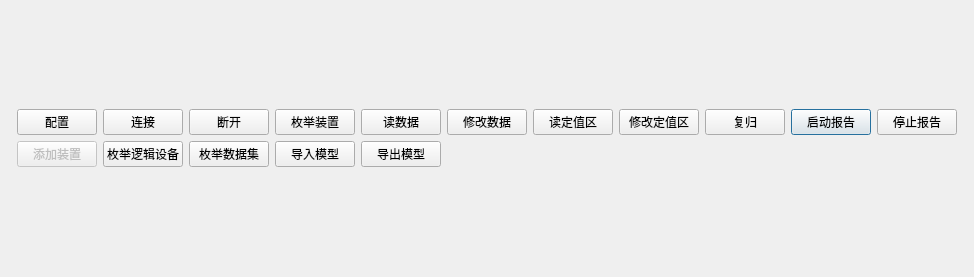
<?xml version="1.0" encoding="UTF-8"?>
<ui version="4.0">
 <class>QPpSttIotEngineClientWidget</class>
 <widget class="QDialog" name="QPpSttIotEngineClientWidget">
  <property name="windowModality">
   <enum>Qt::WindowModal</enum>
  </property>
  <property name="geometry">
   <rect>
    <x>0</x>
    <y>0</y>
    <width>903</width>
    <height>277</height>
   </rect>
  </property>
  <property name="windowTitle">
   <string>IotProtcoClient</string>
  </property>
  <layout class="QVBoxLayout" name="verticalLayout_2">
   <item>
    <layout class="QVBoxLayout" name="m_wndVertOptrLayout">
     <item>
      <layout class="QGridLayout" name="m_gridLayOutOptr" rowstretch="0,0">
       <property name="leftMargin">
        <number>6</number>
       </property>
       <property name="topMargin">
        <number>6</number>
       </property>
       <property name="rightMargin">
        <number>6</number>
       </property>
       <property name="bottomMargin">
        <number>6</number>
       </property>
       <item row="0" column="9">
        <widget class="QPushButton" name="m_btnStartRpt">
         <property name="text">
          <string>启动报告</string>
         </property>
        </widget>
       </item>
       <item row="0" column="8">
        <widget class="QPushButton" name="m_btnReset">
         <property name="text">
          <string>复归</string>
         </property>
        </widget>
       </item>
       <item row="0" column="6">
        <widget class="QPushButton" name="m_btnReadZone">
         <property name="text">
          <string>读定值区</string>
         </property>
        </widget>
       </item>
       <item row="0" column="7">
        <widget class="QPushButton" name="m_btnWriteZone">
         <property name="text">
          <string>修改定值区</string>
         </property>
        </widget>
       </item>
       <item row="0" column="4">
        <widget class="QPushButton" name="m_btnReadDataset">
         <property name="text">
          <string>读数据</string>
         </property>
        </widget>
       </item>
       <item row="0" column="1">
        <widget class="QPushButton" name="m_btnConnectDevice">
         <property name="text">
          <string>连接</string>
         </property>
        </widget>
       </item>
       <item row="0" column="12">
        <spacer name="horizontalSpacer">
         <property name="orientation">
          <enum>Qt::Horizontal</enum>
         </property>
         <property name="sizeHint" stdset="0">
          <size>
           <width>40</width>
           <height>20</height>
          </size>
         </property>
        </spacer>
       </item>
       <item row="0" column="5">
        <widget class="QPushButton" name="m_btnWriteDataset">
         <property name="text">
          <string>修改数据</string>
         </property>
        </widget>
       </item>
       <item row="0" column="2">
        <widget class="QPushButton" name="m_btnCloseDevice">
         <property name="text">
          <string>断开</string>
         </property>
        </widget>
       </item>
       <item row="0" column="0">
        <widget class="QPushButton" name="m_btnConfigDevice">
         <property name="text">
          <string>配置</string>
         </property>
        </widget>
       </item>
       <item row="0" column="10">
        <widget class="QPushButton" name="m_btnStopReport">
         <property name="text">
          <string>停止报告</string>
         </property>
        </widget>
       </item>
       <item row="1" column="0">
        <widget class="QPushButton" name="m_btnAddDevice">
         <property name="enabled">
          <bool>false</bool>
         </property>
         <property name="text">
          <string>添加装置</string>
         </property>
        </widget>
       </item>
       <item row="0" column="3">
        <widget class="QPushButton" name="m_btnEnumDevice">
         <property name="text">
          <string>枚举装置</string>
         </property>
        </widget>
       </item>
       <item row="1" column="1">
        <widget class="QPushButton" name="m_btnEnumLDevice">
         <property name="text">
          <string>枚举逻辑设备</string>
         </property>
        </widget>
       </item>
       <item row="1" column="2">
        <widget class="QPushButton" name="m_btnEnumDataset">
         <property name="text">
          <string>枚举数据集</string>
         </property>
        </widget>
       </item>
       <item row="1" column="3">
        <widget class="QPushButton" name="m_btnOpenDvmFile">
         <property name="text">
          <string>导入模型</string>
         </property>
        </widget>
       </item>
       <item row="1" column="4">
        <widget class="QPushButton" name="m_btnSaveDvmFile">
         <property name="text">
          <string>导出模型</string>
         </property>
        </widget>
       </item>
      </layout>
     </item>
     <item>
      <layout class="QHBoxLayout" name="m_wndHorzLayOutArea"/>
     </item>
    </layout>
   </item>
  </layout>
 </widget>
 <resources/>
 <connections/>
</ui>
